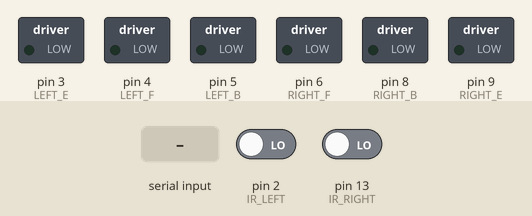
A sketch run on a simulated Arduino Uno, built with avr-gcc and run on an emulated ATmega328P. Parts: switched loads named in the sketch (green lamp = pin HIGH). The inputs (shaded band) are chosen by the test bench; at power-on: pin 2 (IR_LEFT) LOW, pin 13 (IR_RIGHT) LOW.

Above: at 1.2 s.
1.3 s: "F" received over the second serial link
At 1.7 s:
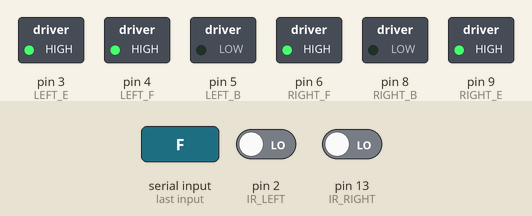
2.8 s: pin 2 (IR_LEFT) driven HIGH
At 4.0 s:
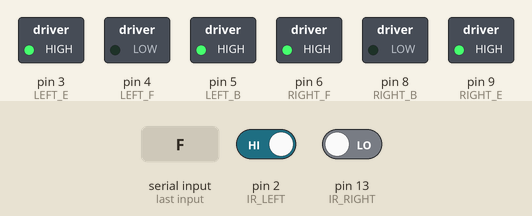
4.3 s: pin 13 (IR_RIGHT) driven HIGH
At 6.4 s:
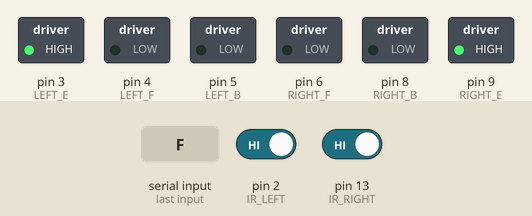
6.8 s: "R" received over the second serial link
At 7.1 s:
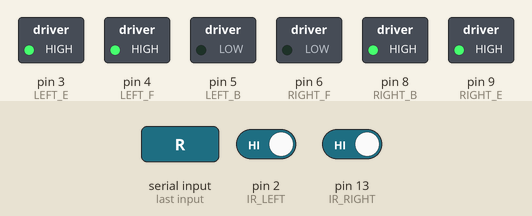
Timing chart, 0 to 9.3 s (numbered marks = the images above; inputs shaded):
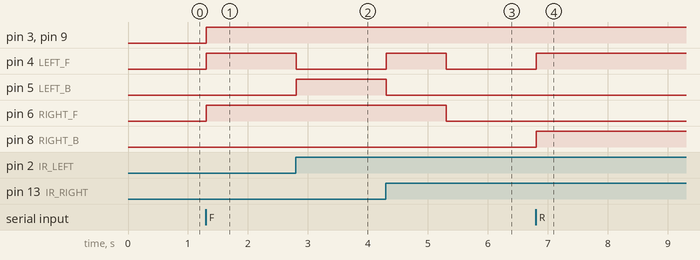

The sketch:

pathfinder_main.ino
```cpp
#include <SoftwareSerial.h>
SoftwareSerial BT(11, 10);

#define IR_LEFT 2
#define IR_RIGHT 13

#define LEFT_F 4
#define LEFT_B 5
#define LEFT_E 3
#define RIGHT_F 6
#define RIGHT_B 8
#define RIGHT_E 9

#define TRIG 12
#define ECHO 7

const int maxSpeed = 100; // from 0 to 100
const int distanceThreshold = 25; // an item within a range of 40 cm is considered an obstacle

void setup() {
  pinMode(IR_LEFT, INPUT);
  pinMode(IR_RIGHT, INPUT);

  pinMode(LEFT_F, OUTPUT);
  pinMode(LEFT_B, OUTPUT);
  pinMode(LEFT_E, OUTPUT);
  pinMode(RIGHT_F, OUTPUT);
  pinMode(RIGHT_B, OUTPUT);
  pinMode(RIGHT_E, OUTPUT);

  pinMode(TRIG, OUTPUT);
  pinMode(ECHO, INPUT);

  Serial.begin(9600);
  BT.begin(9600);
}

void loop() {
  if (BT.available() > 0) {
    char input = BT.read();
    if (input == 'F') {
      forwardOneUnit();
      BT.println("Done");
    } else if (input == 'R') {
      rightTurn();
      BT.println("Done");
    } else if (input == 'L') {
      leftTurn();
      BT.println("Done");
    } else if (input == 'D') { // Detect obstacle
      float distance = getDist();
      if (distance < distanceThreshold) {
        BT.println("Yes");
      } else {
        BT.println("No");
      }
    }
  }
}

void forwardOneUnit() {
  // follow line
  while (digitalRead(IR_LEFT) != HIGH || digitalRead(IR_RIGHT) != HIGH) {
    if (digitalRead(IR_LEFT) == LOW && digitalRead(IR_RIGHT) == LOW) {
      forward();
    } else if (digitalRead(IR_LEFT) == LOW && digitalRead(IR_RIGHT) == HIGH) {
      axialRight();
    } else if (digitalRead(IR_LEFT) == HIGH && digitalRead(IR_RIGHT) == LOW) {
      axialLeft();
    }
    delay(10);
  }
  stopCar();

  // drive forward a little more
  long startTime = millis();
  int duration = 1000;
  while (millis() - startTime < duration) {
    forward();
  }
  stopCar();
}

void rightTurn() {
  int lastState = digitalRead(IR_LEFT);
  int count = lastState; // left sensor needs to cross black line once, and then see it another time.
                         // If the left sensor is already on the line, then count as first time done
  while (count < 2) {
    axialRight();
    int curState = digitalRead(IR_LEFT);
    if (curState == 1 && lastState == 0) {
      count++;
    }
    lastState = curState;
  }
  stopCar();
}

void leftTurn() {
  int lastState = digitalRead(IR_RIGHT);
  int count = lastState; // right sensor needs to cross black line once, and then see it another time.
                         // If the right sensor is already on the line, then count as first time done
  while (count < 2) {
    axialLeft();
    int curState = digitalRead(IR_RIGHT);
    if (curState == 1 && lastState == 0) {
      count++;
    }
    lastState = curState;
  }
  stopCar();
}

float getDist() {
  long duration;
  float distance;
  digitalWrite(TRIG, LOW);
  delayMicroseconds(2);
  digitalWrite(TRIG, HIGH);
  delayMicroseconds(10);
  digitalWrite(TRIG, LOW);
  duration = pulseIn(ECHO, HIGH);
  distance = (duration / 2) * 0.03435;
  return distance;
}

void motorWrite(int a, int b, int c, int d) {
  digitalWrite(LEFT_F, a);
  digitalWrite(LEFT_B, b);
  digitalWrite(RIGHT_F, c);
  digitalWrite(RIGHT_B, d);
  analogWrite(LEFT_E, map(maxSpeed, 0, 100, 0, 255));
  analogWrite(RIGHT_E, map(maxSpeed, 0, 100, 0, 255));
}

void forward() {
  motorWrite(HIGH, LOW, HIGH, LOW);
}

void backward() {
  motorWrite(LOW, HIGH, LOW, HIGH);
}

void radialLeft() {
  motorWrite(LOW, LOW, HIGH, LOW);
}

void radialRight() {
  motorWrite(HIGH, LOW, LOW, LOW);
}

void axialLeft() {
  motorWrite(LOW, HIGH, HIGH, LOW);
}

void axialRight() {
  motorWrite(HIGH, LOW, LOW, HIGH);
}

void stopCar() {
  motorWrite(LOW, LOW, LOW, LOW);
}
```

Measured:
- after the input at 1.3 s, pin 3 (LEFT_E), pin 4 (LEFT_F), pin 6 (RIGHT_F), pin 9 (RIGHT_E): LOW → HIGH at once
- after the input at 2.8 s, pin 4 (LEFT_F): HIGH → LOW at once; pin 5 (LEFT_B): LOW → HIGH at once
- after the input at 4.3 s, pin 4 (LEFT_F): LOW → HIGH at once, → LOW 1.0 s later; pin 5 (LEFT_B): HIGH → LOW at once; pin 6 (RIGHT_F): HIGH → LOW after 1.0 s
- after the input at 6.8 s, pin 4 (LEFT_F), pin 8 (RIGHT_B): LOW → HIGH at once
